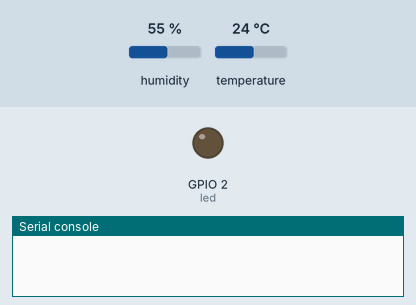
This program was run on a simulated ESP32 board running MicroPython. Shown: output pins drawn as LEDs (lit = HIGH), the last lines printed to the serial console. The test bench sets the inputs (shaded band); at power-on: humidity 55 %, temperature 24 °C. Library files of the repository ran but are not shown: 1 file(s).

Above: at 2.5 s.
At 7.5 s:
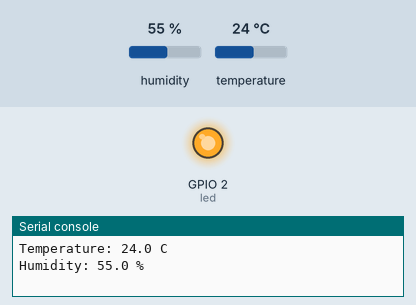
Timing chart, 0 to 13.1 s (numbered marks = the images above):
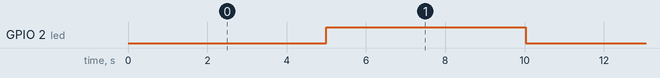

The program:

main.py
```python
""" dht - modulo de temp e umidade """
import dht
from machine import Pin
from time import sleep

sensor = dht.DHT11(Pin(17))
led = Pin(2, Pin.OUT)

while True:
  try:
    sleep(5)
    led.value(not led.value())
    sensor.measure()
    temp = sensor.temperature()
    hum = sensor.humidity()
    """ temp_f = temp * (9/5) + 32.0 """
    """ print('Temperature: %3.1f F' %temp_f) """
    print('Temperature: %3.1f C' %temp)
    print('Humidity: %3.1f %%' %hum)
  except OSError as e:
    print('Failed to read sensor.')
```

Measured:
- by itself, GPIO 2 (led): alternates HIGH for 5.0 s and LOW for 5.0 s
